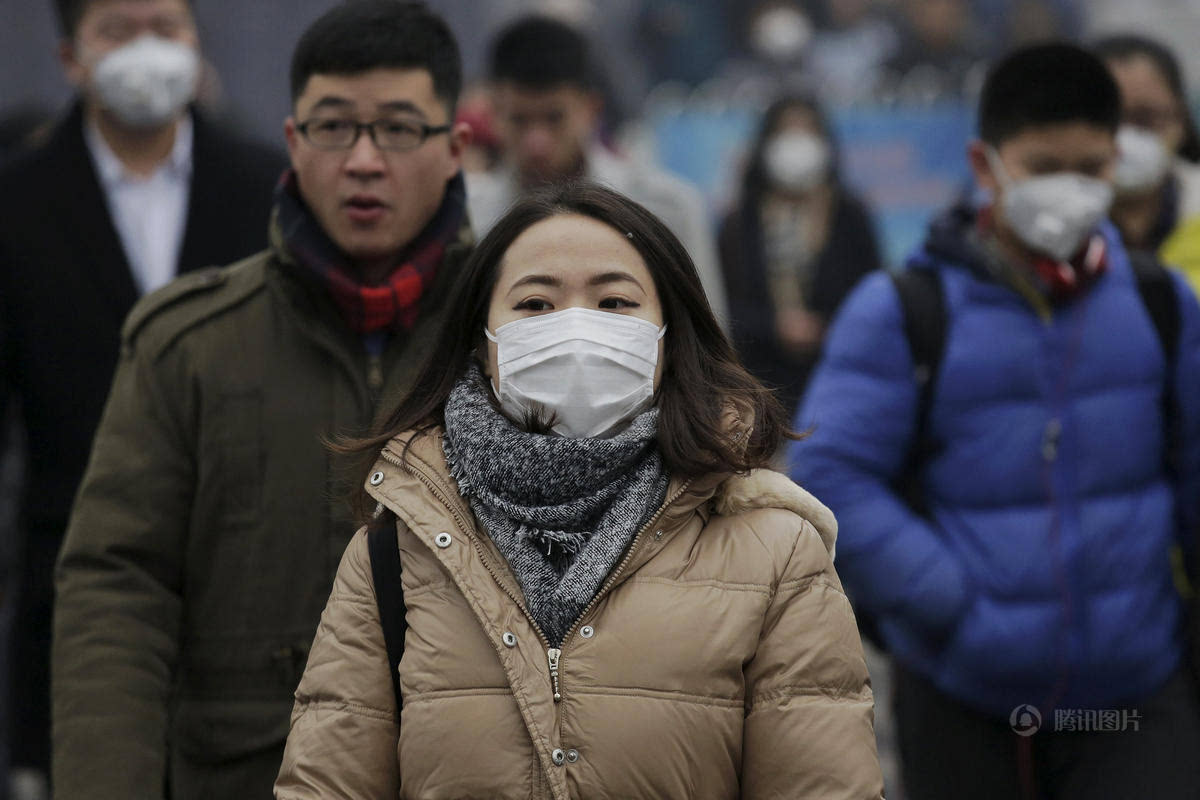
#> input picture people.jpg, 1200 x 800 px
$ python x-4.py
#> lines starting #> are read from the running program, lines starting #| are printed output that depends on the picture
import cv2
import numpy as np

def separate_frame(frame, width, height):
  odd_frame = np.zeros((height, width, 3), np.uint8)
  even_frame = np.zeros((height,width, 3), np.uint8)
  for x in range(0, height-1):
    for y in range(0, width-1):
      point = frame[x, y]
      r0 = point[2]%2==0 and point[2] or 0
      g0 = point[1]%2==0 and point[1] or 0
      b0 = point[0]%2==0 and point[0] or 0
      r1 = point[2]%2==1 and point[2] or 0
      g1 = point[1]%2==1 and point[1] or 0
      b1 = point[0]%2==1 and point[0] or 0
      even_frame[x,y] = [g0, r0, b0]
      odd_frame[x,y] = [g1, r1, b1]
  return (odd_frame, even_frame)

img = cv2.imread('../people.jpg')
#> img is the input picture: shape (800, 1200, 3); mean B, G, R 68, 64.7, 67.5
#cv2.imshow('img', img)
height, width = img.shape[:2]
#> height = 800; width = 1200

img0,img1 = separate_frame(img, width, height)
#> after the loop in separate_frame, `for x in range(0, height-1):`:
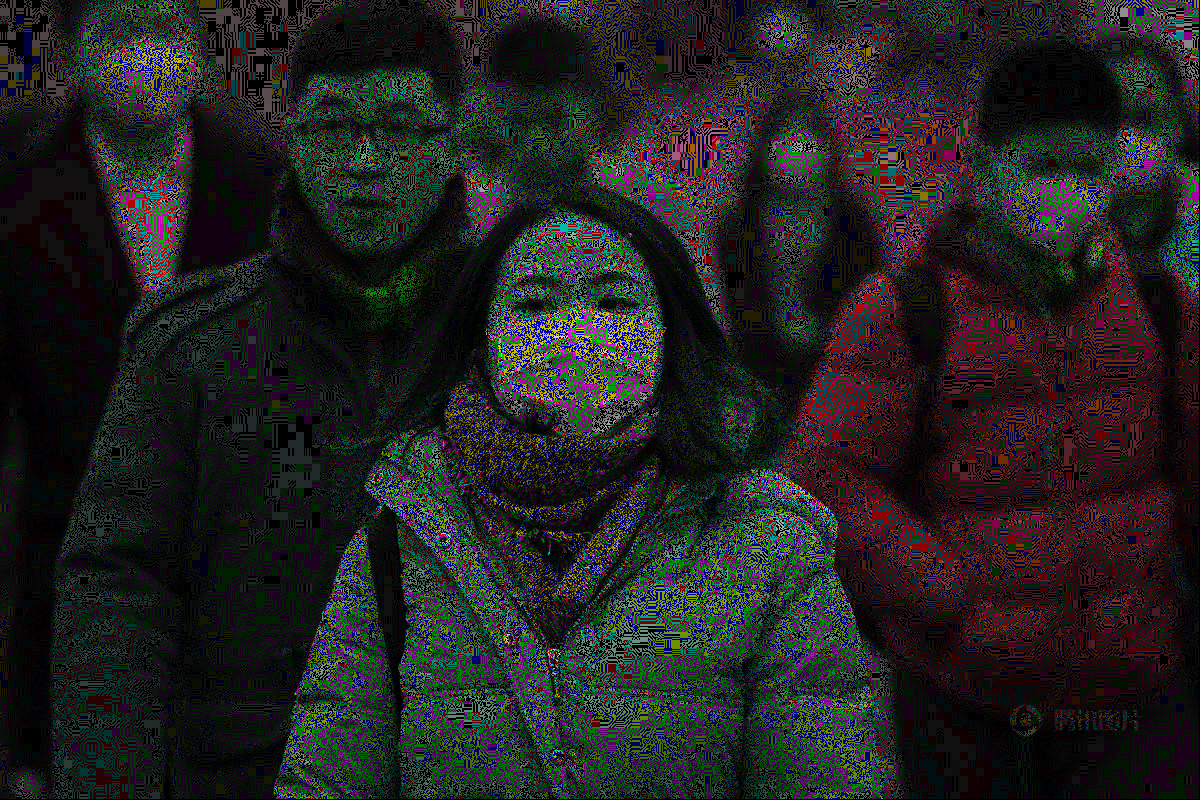
#> even_frame: shape (800, 1200, 3); mean B, G, R 32.3, 33.6, 34.1
#> after the loop in separate_frame, `for x in range(0, height-1):`:
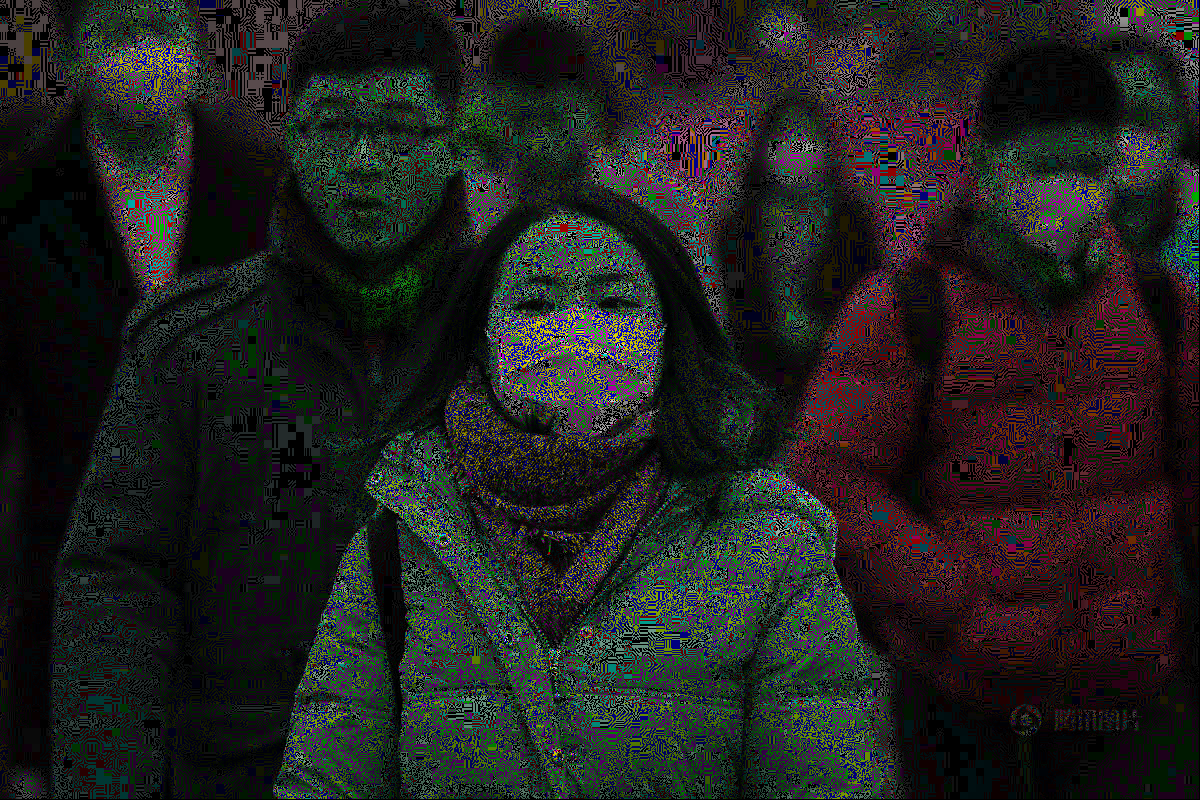
#> odd_frame: shape (800, 1200, 3); mean B, G, R 32.2, 33.8, 33.8

cv2.imshow('img-0', img0)
cv2.imshow('img-1', img1)

cv2.waitKey(0)
cv2.destroyAllWindows()

$ run again, with road.jpg copied over people.jpg
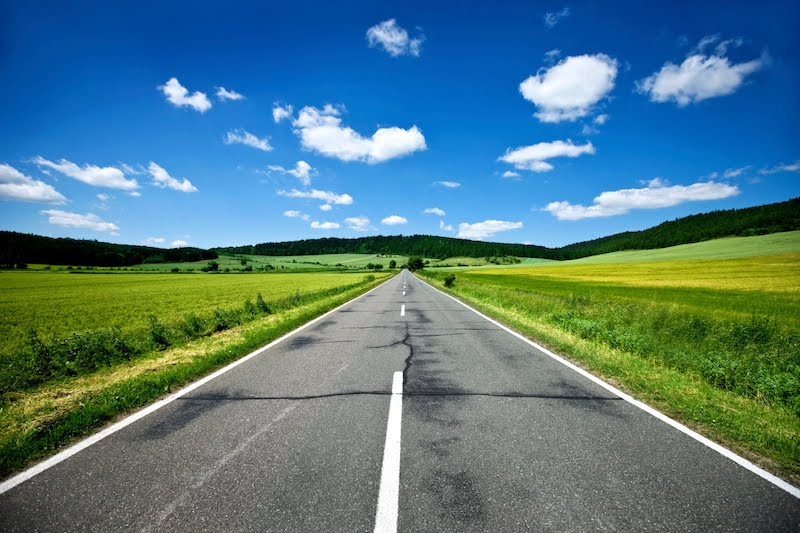
#> input picture road.jpg, 800 x 533 px
#> img is the input picture: shape (533, 800, 3); mean B, G, R 130, 122.5, 83.1
#> after the loop in separate_frame, `for x in range(0, height-1):`:
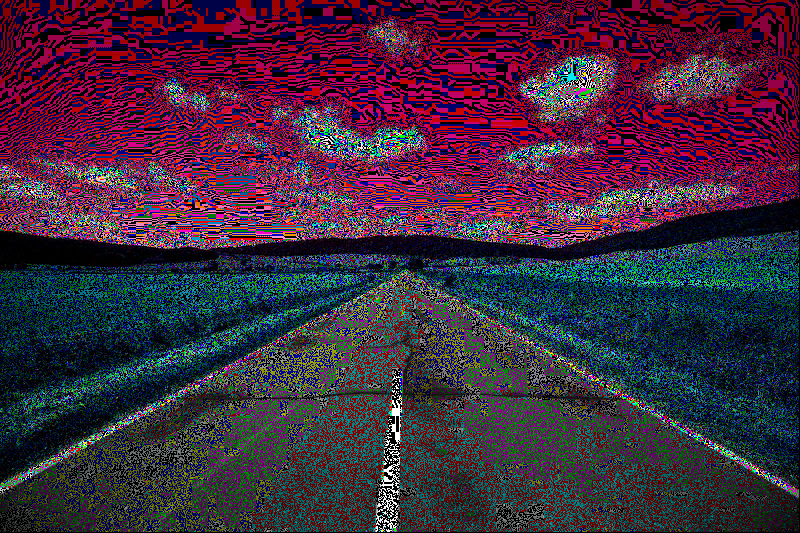
#> even_frame: shape (533, 800, 3); mean B, G, R 61.2, 41.2, 63.5
#> after the loop in separate_frame, `for x in range(0, height-1):`:
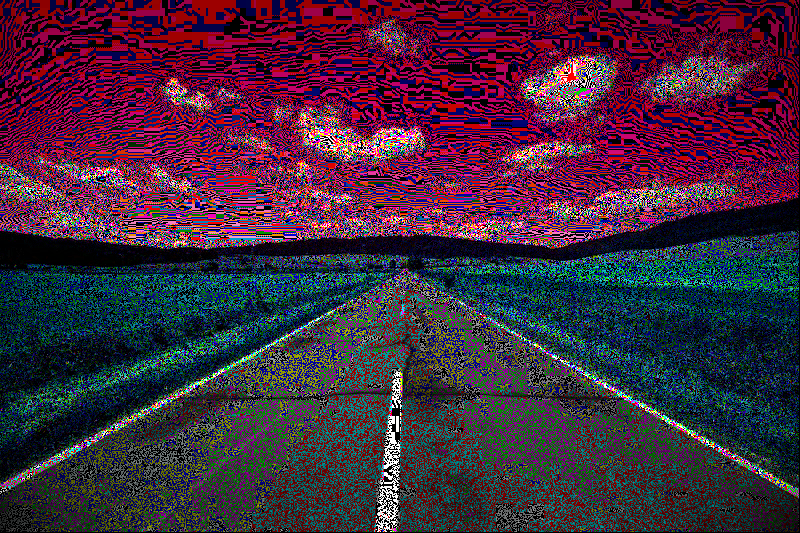
#> odd_frame: shape (533, 800, 3); mean B, G, R 61, 41.6, 66.2
